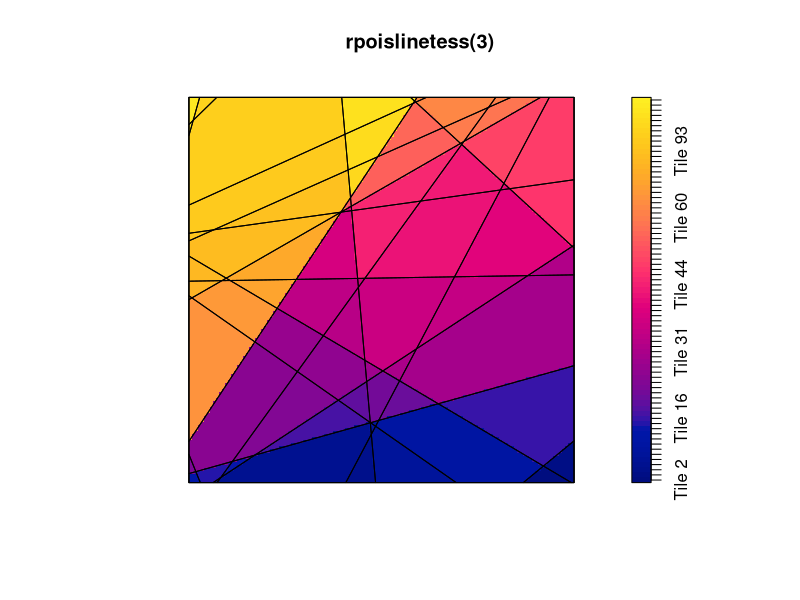

Source code (R):
## ---- chunk 1
knitr::opts_chunk$set(echo = TRUE)
## ---- chunk 2
library(spatstat)
## ---- chunk 3
X <- rpoislinetess(lambda = 3)
plot(as.im(X), main="rpoislinetess(3)")
plot(X, add=TRUE)
